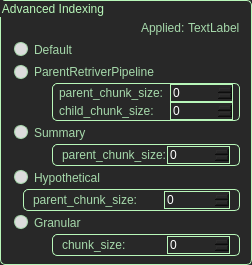
          <widget class="QGroupBox" name="groupBox_5">
           <property name="sizePolicy">
            <sizepolicy hsizetype="Minimum" vsizetype="Preferred">
             <horstretch>0</horstretch>
             <verstretch>0</verstretch>
            </sizepolicy>
           </property>
           <property name="styleSheet">
            <string notr="true">QGroupBox {
	color: rgb(184, 247, 185);
    background-color: rgb(40, 40, 40); /* 원하는 색상으로 변경 */
	border: 1px solid rgb(184, 247, 185);
	border-radius: 5px;      /* (선택 사항) 모서리를 둥글게 */
}</string>
           </property>
           <property name="title">
            <string>Advanced Indexing</string>
           </property>
           <layout class="QVBoxLayout" name="verticalLayout_12" stretch="2,1,3,3,3,3,3,3,3,3,3">
            <property name="spacing">
             <number>0</number>
            </property>
            <property name="topMargin">
             <number>2</number>
            </property>
            <property name="bottomMargin">
             <number>8</number>
            </property>
            <item>
             <spacer name="verticalSpacer_6">
              <property name="orientation">
               <enum>Qt::Orientation::Vertical</enum>
              </property>
              <property name="sizeHint" stdset="0">
               <size>
                <width>20</width>
                <height>40</height>
               </size>
              </property>
             </spacer>
            </item>
            <item>
             <widget class="QWidget" name="widget_3" native="true">
              <property name="sizePolicy">
               <sizepolicy hsizetype="Minimum" vsizetype="Preferred">
                <horstretch>0</horstretch>
                <verstretch>0</verstretch>
               </sizepolicy>
              </property>
              <property name="styleSheet">
               <string notr="true">QWidget{
	background-color: rgb(40, 40, 40); /* 원하는 색상으로 변경 */
}</string>
              </property>
              <layout class="QHBoxLayout" name="horizontalLayout_17" stretch="18,1,1">
               <property name="spacing">
                <number>0</number>
               </property>
               <property name="leftMargin">
                <number>0</number>
               </property>
               <property name="topMargin">
                <number>0</number>
               </property>
               <property name="rightMargin">
                <number>0</number>
               </property>
               <property name="bottomMargin">
                <number>0</number>
               </property>
               <item>
                <spacer name="horizontalSpacer_10">
                 <property name="orientation">
                  <enum>Qt::Orientation::Horizontal</enum>
                 </property>
                 <property name="sizeType">
                  <enum>QSizePolicy::Policy::Minimum</enum>
                 </property>
                 <property name="sizeHint" stdset="0">
                  <size>
                   <width>40</width>
                   <height>20</height>
                  </size>
                 </property>
                </spacer>
               </item>
               <item>
                <widget class="QLabel" name="label_12">
                 <property name="sizePolicy">
                  <sizepolicy hsizetype="Minimum" vsizetype="Preferred">
                   <horstretch>0</horstretch>
                   <verstretch>0</verstretch>
                  </sizepolicy>
                 </property>
                 <property name="styleSheet">
                  <string notr="true">QLabel {
    color: rgb(166, 217, 171);
}</string>
                 </property>
                 <property name="text">
                  <string>Applied: </string>
                 </property>
                </widget>
               </item>
               <item>
                <widget class="QLabel" name="rag_indexing">
                 <property name="sizePolicy">
                  <sizepolicy hsizetype="Minimum" vsizetype="Preferred">
                   <horstretch>0</horstretch>
                   <verstretch>0</verstretch>
                  </sizepolicy>
                 </property>
                 <property name="styleSheet">
                  <string notr="true">QLabel {
    color: rgb(166, 217, 171);
}</string>
                 </property>
                 <property name="text">
                  <string>TextLabel</string>
                 </property>
                </widget>
               </item>
              </layout>
             </widget>
            </item>
            <item>
             <widget class="QRadioButton" name="default_retriever">
              <property name="sizePolicy">
               <sizepolicy hsizetype="Minimum" vsizetype="Minimum">
                <horstretch>0</horstretch>
                <verstretch>0</verstretch>
               </sizepolicy>
              </property>
              <property name="styleSheet">
               <string notr="true">QRadioButton {
    color: rgb(166, 217, 171);
	background-color: rgb(40, 40, 40); /* 원하는 색상으로 변경 */
	margin: 2px;
}
QRadioButton::indicator:checked {
	border: 3px solid rgb(166, 217, 171);
	border-radius: 8px;
	background-color: rgb(100,180,100)
}
QRadioButton::indicator:unchecked {
	border: 1px solid rgb(166, 217, 171);
	border-radius: 7px;
	background-color: rgb(220,220,220);
}
</string>
              </property>
              <property name="text">
               <string>Default</string>
              </property>
             </widget>
            </item>
            <item>
             <widget class="QRadioButton" name="parent_retriever">
              <property name="sizePolicy">
               <sizepolicy hsizetype="Minimum" vsizetype="Minimum">
                <horstretch>0</horstretch>
                <verstretch>0</verstretch>
               </sizepolicy>
              </property>
              <property name="styleSheet">
               <string notr="true">QRadioButton {
    color: rgb(166, 217, 171);
	background-color: rgb(40, 40, 40); /* 원하는 색상으로 변경 */
	margin: 2px;
}
QRadioButton::indicator:checked {
	border: 3px solid rgb(166, 217, 171);
	border-radius: 8px;
	background-color: rgb(100,180,100)
}
QRadioButton::indicator:unchecked {
	border: 1px solid rgb(166, 217, 171);
	border-radius: 7px;
	background-color: rgb(220,220,220);
}
</string>
              </property>
              <property name="text">
               <string>ParentRetriverPipeline</string>
              </property>
             </widget>
            </item>
            <item>
             <widget class="QWidget" name="widget_4" native="true">
              <property name="sizePolicy">
               <sizepolicy hsizetype="Preferred" vsizetype="Minimum">
                <horstretch>0</horstretch>
                <verstretch>0</verstretch>
               </sizepolicy>
              </property>
              <property name="styleSheet">
               <string notr="true">QWidget {
	background-color: rgb(40, 40, 40); /* 원하는 색상으로 변경 */
}</string>
              </property>
              <layout class="QHBoxLayout" name="horizontalLayout_10" stretch="1,19">
               <property name="leftMargin">
                <number>0</number>
               </property>
               <property name="topMargin">
                <number>0</number>
               </property>
               <property name="rightMargin">
                <number>0</number>
               </property>
               <property name="bottomMargin">
                <number>0</number>
               </property>
               <item>
                <spacer name="horizontalSpacer_7">
                 <property name="orientation">
                  <enum>Qt::Orientation::Horizontal</enum>
                 </property>
                 <property name="sizeType">
                  <enum>QSizePolicy::Policy::Minimum</enum>
                 </property>
                 <property name="sizeHint" stdset="0">
                  <size>
                   <width>40</width>
                   <height>20</height>
                  </size>
                 </property>
                </spacer>
               </item>
               <item>
                <widget class="QGroupBox" name="groupBox">
                 <property name="sizePolicy">
                  <sizepolicy hsizetype="Minimum" vsizetype="Preferred">
                   <horstretch>0</horstretch>
                   <verstretch>0</verstretch>
                  </sizepolicy>
                 </property>
                 <property name="styleSheet">
                  <string notr="true">QGroupBox {
	border: 1px solid rgb(184, 247, 185);
	border-radius: 5px;
	background-color: rgb(40, 40, 40);
	text-align: center;
	color: White;
}</string>
                 </property>
                 <property name="title">
                  <string/>
                 </property>
                 <property name="alignment">
                  <set>Qt::AlignmentFlag::AlignLeading|Qt::AlignmentFlag::AlignLeft|Qt::AlignmentFlag::AlignTop</set>
                 </property>
                 <layout class="QVBoxLayout" name="verticalLayout_6" stretch="1,1">
                  <property name="spacing">
                   <number>0</number>
                  </property>
                  <property name="leftMargin">
                   <number>6</number>
                  </property>
                  <property name="topMargin">
                   <number>0</number>
                  </property>
                  <property name="rightMargin">
                   <number>6</number>
                  </property>
                  <property name="bottomMargin">
                   <number>0</number>
                  </property>
                  <item>
                   <layout class="QHBoxLayout" name="horizontalLayout_11" stretch="6,3">
                    <item>
                     <widget class="QLabel" name="label_8">
                      <property name="sizePolicy">
                       <sizepolicy hsizetype="Minimum" vsizetype="Preferred">
                        <horstretch>0</horstretch>
                        <verstretch>0</verstretch>
                       </sizepolicy>
                      </property>
                      <property name="styleSheet">
                       <string notr="true">QLabel {
    color: rgb(166, 217, 171);
	background-color: rgb(40, 40, 40);
}</string>
                      </property>
                      <property name="text">
                       <string>parent_chunk_size:</string>
                      </property>
                     </widget>
                    </item>
                    <item>
                     <widget class="QSpinBox" name="parentretreiver_parent_chunk_size">
                      <property name="styleSheet">
                       <string notr="true">QSpinBox {
	border: 1px solid rgb(184, 247, 185);
	text-align: center;
	color: White;
}</string>
                      </property>
                      <property name="maximum">
                       <number>100000</number>
                      </property>
                      <property name="singleStep">
                       <number>10</number>
                      </property>
                     </widget>
                    </item>
                   </layout>
                  </item>
                  <item>
                   <layout class="QHBoxLayout" name="horizontalLayout_12" stretch="6,3">
                    <item>
                     <widget class="QLabel" name="label_9">
                      <property name="sizePolicy">
                       <sizepolicy hsizetype="Minimum" vsizetype="Preferred">
                        <horstretch>0</horstretch>
                        <verstretch>0</verstretch>
                       </sizepolicy>
                      </property>
                      <property name="styleSheet">
                       <string notr="true">QLabel {
    color: rgb(166, 217, 171);
	background-color: rgb(40, 40, 40);
}</string>
                      </property>
                      <property name="text">
                       <string>child_chunk_size:</string>
                      </property>
                     </widget>
                    </item>
                    <item>
                     <widget class="QSpinBox" name="parentretreiver_child_chunk_size">
                      <property name="styleSheet">
                       <string notr="true">QSpinBox {
	border: 1px solid rgb(184, 247, 185);
	text-align: center;
	color: White;
}</string>
                      </property>
                      <property name="maximum">
                       <number>100000</number>
                      </property>
                      <property name="singleStep">
                       <number>10</number>
                      </property>
                     </widget>
                    </item>
                   </layout>
                  </item>
                 </layout>
                </widget>
               </item>
              </layout>
             </widget>
            </item>
            <item>
             <widget class="QRadioButton" name="summary_retriever">
              <property name="sizePolicy">
               <sizepolicy hsizetype="Minimum" vsizetype="Minimum">
                <horstretch>0</horstretch>
                <verstretch>0</verstretch>
               </sizepolicy>
              </property>
              <property name="styleSheet">
               <string notr="true">QRadioButton {
    color: rgb(166, 217, 171);
	background-color: rgb(40, 40, 40); /* 원하는 색상으로 변경 */
	margin: 2px;
}
QRadioButton::indicator:checked {
	border: 3px solid rgb(166, 217, 171);
	border-radius: 8px;
	background-color: rgb(100,180,100)
}
QRadioButton::indicator:unchecked {
	border: 1px solid rgb(166, 217, 171);
	border-radius: 7px;
	background-color: rgb(220,220,220);
}
</string>
              </property>
              <property name="text">
               <string>Summary</string>
              </property>
             </widget>
            </item>
            <item>
             <widget class="QWidget" name="widget_5" native="true">
              <property name="sizePolicy">
               <sizepolicy hsizetype="Minimum" vsizetype="Minimum">
                <horstretch>0</horstretch>
                <verstretch>0</verstretch>
               </sizepolicy>
              </property>
              <property name="styleSheet">
               <string notr="true">QWidget {
	background-color: rgb(40, 40, 40); /* 원하는 색상으로 변경 */
}</string>
              </property>
              <layout class="QHBoxLayout" name="horizontalLayout_13" stretch="1,19">
               <property name="spacing">
                <number>6</number>
               </property>
               <property name="leftMargin">
                <number>0</number>
               </property>
               <property name="topMargin">
                <number>0</number>
               </property>
               <property name="rightMargin">
                <number>0</number>
               </property>
               <property name="bottomMargin">
                <number>0</number>
               </property>
               <item>
                <spacer name="horizontalSpacer_8">
                 <property name="orientation">
                  <enum>Qt::Orientation::Horizontal</enum>
                 </property>
                 <property name="sizeType">
                  <enum>QSizePolicy::Policy::Minimum</enum>
                 </property>
                 <property name="sizeHint" stdset="0">
                  <size>
                   <width>40</width>
                   <height>20</height>
                  </size>
                 </property>
                </spacer>
               </item>
               <item>
                <widget class="QGroupBox" name="groupBox_2">
                 <property name="sizePolicy">
                  <sizepolicy hsizetype="Minimum" vsizetype="Preferred">
                   <horstretch>0</horstretch>
                   <verstretch>0</verstretch>
                  </sizepolicy>
                 </property>
                 <property name="styleSheet">
                  <string notr="true">QGroupBox {
	border: 1px solid rgb(184, 247, 185);
	border-radius: 5px;
	background-color: rgb(40, 40, 40);
	text-align: center;
	color: White;
}</string>
                 </property>
                 <property name="title">
                  <string/>
                 </property>
                 <property name="alignment">
                  <set>Qt::AlignmentFlag::AlignLeading|Qt::AlignmentFlag::AlignLeft|Qt::AlignmentFlag::AlignTop</set>
                 </property>
                 <layout class="QVBoxLayout" name="verticalLayout_9">
                  <property name="spacing">
                   <number>0</number>
                  </property>
                  <property name="topMargin">
                   <number>0</number>
                  </property>
                  <property name="bottomMargin">
                   <number>0</number>
                  </property>
                  <item>
                   <layout class="QHBoxLayout" name="horizontalLayout_14" stretch="6,3">
                    <item>
                     <widget class="QLabel" name="label_10">
                      <property name="sizePolicy">
                       <sizepolicy hsizetype="Minimum" vsizetype="Preferred">
                        <horstretch>0</horstretch>
                        <verstretch>0</verstretch>
                       </sizepolicy>
                      </property>
                      <property name="styleSheet">
                       <string notr="true">QLabel {
    color: rgb(166, 217, 171);
	background-color: rgb(40, 40, 40);
}</string>
                      </property>
                      <property name="text">
                       <string>parent_chunk_size:</string>
                      </property>
                     </widget>
                    </item>
                    <item>
                     <widget class="QSpinBox" name="summary_parent_chunk_size">
                      <property name="styleSheet">
                       <string notr="true">QSpinBox {
	border: 1px solid rgb(184, 247, 185);
	text-align: center;
	color: White;
}</string>
                      </property>
                      <property name="maximum">
                       <number>100000</number>
                      </property>
                      <property name="singleStep">
                       <number>10</number>
                      </property>
                     </widget>
                    </item>
                   </layout>
                  </item>
                 </layout>
                </widget>
               </item>
              </layout>
             </widget>
            </item>
            <item>
             <widget class="QRadioButton" name="hypothetical_retriever">
              <property name="sizePolicy">
               <sizepolicy hsizetype="Minimum" vsizetype="Minimum">
                <horstretch>0</horstretch>
                <verstretch>0</verstretch>
               </sizepolicy>
              </property>
              <property name="styleSheet">
               <string notr="true">QRadioButton {
    color: rgb(166, 217, 171);
	background-color: rgb(40, 40, 40); /* 원하는 색상으로 변경 */
	margin: 2px;
}
QRadioButton::indicator:checked {
	border: 3px solid rgb(166, 217, 171);
	border-radius: 8px;
	background-color: rgb(100,180,100)
}
QRadioButton::indicator:unchecked {
	border: 1px solid rgb(166, 217, 171);
	border-radius: 7px;
	background-color: rgb(220,220,220);
}
</string>
              </property>
              <property name="text">
               <string>Hypothetical</string>
              </property>
             </widget>
            </item>
            <item>
             <widget class="QWidget" name="widget_6" native="true">
              <property name="sizePolicy">
               <sizepolicy hsizetype="Minimum" vsizetype="Minimum">
                <horstretch>0</horstretch>
                <verstretch>0</verstretch>
               </sizepolicy>
              </property>
              <property name="styleSheet">
               <string notr="true">QWidget {
	background-color: rgb(40, 40, 40); /* 원하는 색상으로 변경 */
}</string>
              </property>
              <layout class="QHBoxLayout" name="horizontalLayout_15" stretch="1,19">
               <property name="leftMargin">
                <number>0</number>
               </property>
               <property name="topMargin">
                <number>0</number>
               </property>
               <property name="rightMargin">
                <number>0</number>
               </property>
               <property name="bottomMargin">
                <number>0</number>
               </property>
               <item>
                <spacer name="horizontalSpacer_9">
                 <property name="orientation">
                  <enum>Qt::Orientation::Horizontal</enum>
                 </property>
                 <property name="sizeHint" stdset="0">
                  <size>
                   <width>40</width>
                   <height>20</height>
                  </size>
                 </property>
                </spacer>
               </item>
               <item>
                <widget class="QGroupBox" name="groupBox_3">
                 <property name="sizePolicy">
                  <sizepolicy hsizetype="Minimum" vsizetype="Preferred">
                   <horstretch>0</horstretch>
                   <verstretch>0</verstretch>
                  </sizepolicy>
                 </property>
                 <property name="styleSheet">
                  <string notr="true">QGroupBox {
	border: 1px solid rgb(184, 247, 185);
	border-radius: 5px;
	background-color: rgb(40, 40, 40);
	text-align: center;
	color: White;
}</string>
                 </property>
                 <property name="title">
                  <string/>
                 </property>
                 <property name="alignment">
                  <set>Qt::AlignmentFlag::AlignLeading|Qt::AlignmentFlag::AlignLeft|Qt::AlignmentFlag::AlignTop</set>
                 </property>
                 <layout class="QVBoxLayout" name="verticalLayout_10">
                  <property name="spacing">
                   <number>0</number>
                  </property>
                  <property name="topMargin">
                   <number>0</number>
                  </property>
                  <property name="bottomMargin">
                   <number>0</number>
                  </property>
                  <item>
                   <layout class="QHBoxLayout" name="horizontalLayout_16" stretch="6,3">
                    <item>
                     <widget class="QLabel" name="label_11">
                      <property name="sizePolicy">
                       <sizepolicy hsizetype="Minimum" vsizetype="Preferred">
                        <horstretch>0</horstretch>
                        <verstretch>0</verstretch>
                       </sizepolicy>
                      </property>
                      <property name="styleSheet">
                       <string notr="true">QLabel {
    color: rgb(166, 217, 171);
	background-color: rgb(40, 40, 40);
}</string>
                      </property>
                      <property name="text">
                       <string>parent_chunk_size:</string>
                      </property>
                     </widget>
                    </item>
                    <item>
                     <widget class="QSpinBox" name="hypo_parent_chunk_size">
                      <property name="styleSheet">
                       <string notr="true">QSpinBox {
	border: 1px solid rgb(184, 247, 185);
	text-align: center;
	color: White;
}</string>
                      </property>
                      <property name="maximum">
                       <number>100000</number>
                      </property>
                      <property name="singleStep">
                       <number>10</number>
                      </property>
                     </widget>
                    </item>
                   </layout>
                  </item>
                 </layout>
                </widget>
               </item>
              </layout>
             </widget>
            </item>
            <item>
             <widget class="QRadioButton" name="granular_retriever">
              <property name="sizePolicy">
               <sizepolicy hsizetype="Minimum" vsizetype="Minimum">
                <horstretch>0</horstretch>
                <verstretch>0</verstretch>
               </sizepolicy>
              </property>
              <property name="styleSheet">
               <string notr="true">QRadioButton {
    color: rgb(166, 217, 171);
	background-color: rgb(40, 40, 40); /* 원하는 색상으로 변경 */
	margin: 2px;
}
QRadioButton::indicator:checked {
	border: 3px solid rgb(166, 217, 171);
	border-radius: 8px;
	background-color: rgb(100,180,100)
}
QRadioButton::indicator:unchecked {
	border: 1px solid rgb(166, 217, 171);
	border-radius: 7px;
	background-color: rgb(220,220,220);
}
</string>
              </property>
              <property name="text">
               <string>Granular</string>
              </property>
             </widget>
            </item>
            <item>
             <widget class="QWidget" name="widget_7" native="true">
              <property name="sizePolicy">
               <sizepolicy hsizetype="Minimum" vsizetype="Minimum">
                <horstretch>0</horstretch>
                <verstretch>0</verstretch>
               </sizepolicy>
              </property>
              <property name="styleSheet">
               <string notr="true">QWidget {
	background-color: rgb(40, 40, 40); /* 원하는 색상으로 변경 */
}</string>
              </property>
              <layout class="QHBoxLayout" name="horizontalLayout_18" stretch="1,19">
               <property name="leftMargin">
                <number>0</number>
               </property>
               <property name="topMargin">
                <number>0</number>
               </property>
               <property name="rightMargin">
                <number>0</number>
               </property>
               <property name="bottomMargin">
                <number>0</number>
               </property>
               <item>
                <spacer name="horizontalSpacer_11">
                 <property name="orientation">
                  <enum>Qt::Orientation::Horizontal</enum>
                 </property>
                 <property name="sizeType">
                  <enum>QSizePolicy::Policy::Minimum</enum>
                 </property>
                 <property name="sizeHint" stdset="0">
                  <size>
                   <width>40</width>
                   <height>20</height>
                  </size>
                 </property>
                </spacer>
               </item>
               <item>
                <widget class="QGroupBox" name="groupBox_4">
                 <property name="sizePolicy">
                  <sizepolicy hsizetype="Minimum" vsizetype="Preferred">
                   <horstretch>0</horstretch>
                   <verstretch>0</verstretch>
                  </sizepolicy>
                 </property>
                 <property name="styleSheet">
                  <string notr="true">QGroupBox {
	border: 1px solid rgb(184, 247, 185);
	border-radius: 5px;
	background-color: rgb(40, 40, 40);
	text-align: center;
	color: White;
}</string>
                 </property>
                 <property name="title">
                  <string/>
                 </property>
                 <property name="alignment">
                  <set>Qt::AlignmentFlag::AlignLeading|Qt::AlignmentFlag::AlignLeft|Qt::AlignmentFlag::AlignTop</set>
                 </property>
                 <layout class="QVBoxLayout" name="verticalLayout_11">
                  <property name="spacing">
                   <number>0</number>
                  </property>
                  <property name="topMargin">
                   <number>0</number>
                  </property>
                  <property name="bottomMargin">
                   <number>0</number>
                  </property>
                  <item>
                   <layout class="QHBoxLayout" name="horizontalLayout_19" stretch="6,3">
                    <item>
                     <widget class="QLabel" name="label_13">
                      <property name="sizePolicy">
                       <sizepolicy hsizetype="Minimum" vsizetype="Preferred">
                        <horstretch>0</horstretch>
                        <verstretch>0</verstretch>
                       </sizepolicy>
                      </property>
                      <property name="styleSheet">
                       <string notr="true">QLabel {
    color: rgb(166, 217, 171);
	background-color: rgb(40, 40, 40);
}</string>
                      </property>
                      <property name="text">
                       <string>chunk_size:</string>
                      </property>
                     </widget>
                    </item>
                    <item>
                     <widget class="QSpinBox" name="granular_chunk_size">
                      <property name="styleSheet">
                       <string notr="true">QSpinBox {
	border: 1px solid rgb(184, 247, 185);
	text-align: center;
	color: White;
}</string>
                      </property>
                      <property name="maximum">
                       <number>100000</number>
                      </property>
                      <property name="singleStep">
                       <number>10</number>
                      </property>
                     </widget>
                    </item>
                   </layout>
                  </item>
                 </layout>
                </widget>
               </item>
              </layout>
             </widget>
            </item>
           </layout>
          </widget>
